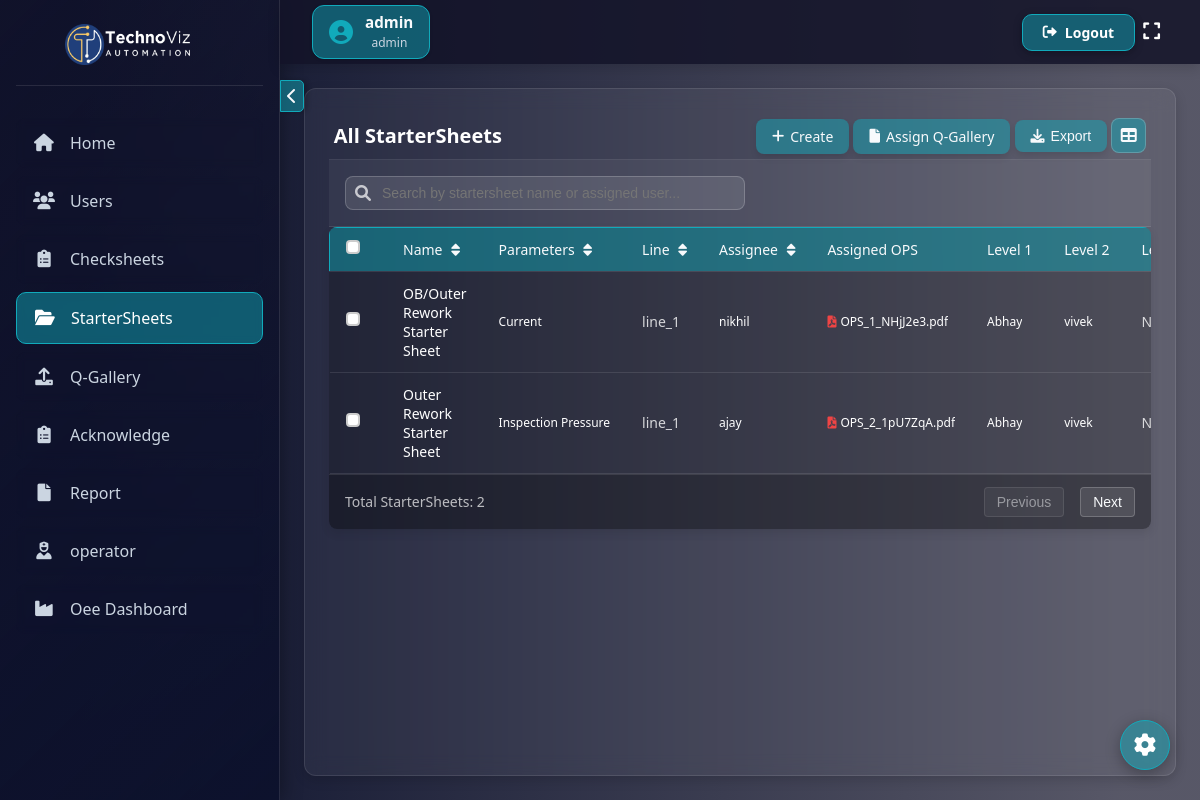
Page /all_startersheet/ (signed in) on the earlier database version.
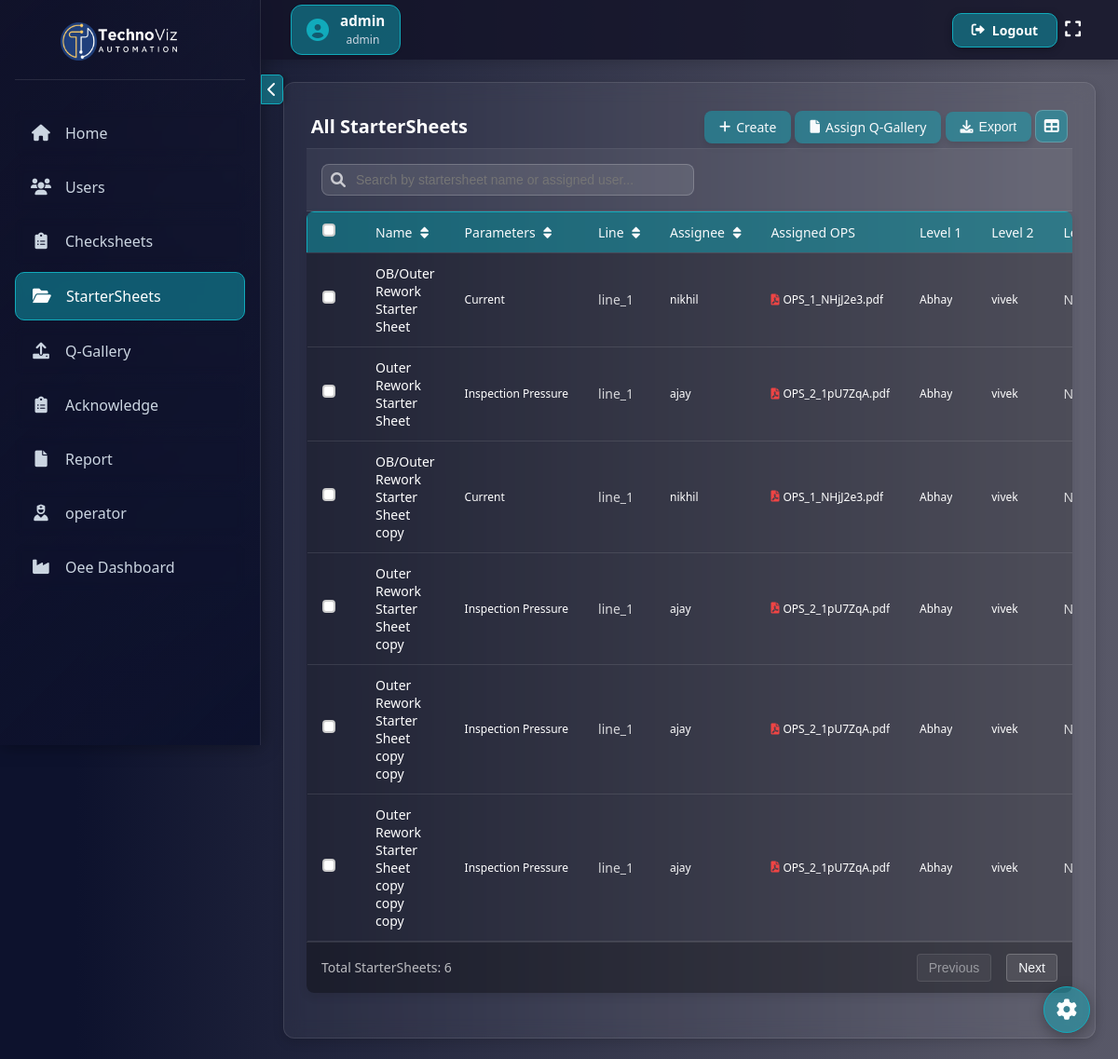
Same page on the later database version.
### checksheet1/models.py (models this page shows, shortened)
class CustomUser(AbstractUser):
    ROLE_CHOICES = [
        ("admin", "Admin"),
        ("quality_incharge", "Quality Incharge"),
        ("shift_incharge", "Shift Incharge"),
        ("operator", "Operator"),
    ]
    username = models.CharField(max_length=150, unique=False)
    employee_id = models.CharField(max_length=20, unique=True)  # New field
    role = models.CharField(max_length=20, choices=ROLE_CHOICES, default="admin")
    phone_number = models.CharField(max_length=15, blank=True, null=True)
    USERNAME_FIELD = "employee_id"  # Use employee_id for authentication
    REQUIRED_FIELDS = ["username", "email"]  # Keep username for internal use

class StarterSheet(models.Model):
    name = models.CharField(max_length=255)
    line = models.CharField(
        max_length=10, choices=[("line_1", "Line 1"), ("line_2", "Line 2")]
    )
    assigned_users = models.ManyToManyField(
        "CustomUser", related_name="assigned_starter_sheets", blank=True
    )
    created_by = models.ForeignKey(
        "CustomUser",
        on_delete=models.SET_NULL,
        null=True,
        related_name="created_starter_sheets",
    )
    created_on = models.DateTimeField(auto_now_add=True)
    level_1_approver = models.ForeignKey(
        "CustomUser",
        on_delete=models.SET_NULL,
        null=True,
        blank=True,
        related_name="level_1_assigned_sheets",
    )
    level_2_approver = models.ForeignKey(
        "CustomUser",
        on_delete=models.SET_NULL,
        null=True,
        blank=True,
        related_name="level_2_assigned_sheets",
    )
    require_level_3_approval = models.BooleanField(
        default=True, help_text="Check if this sheet requires Level 3 approval (admin)"
    )

class StarterZone(models.Model):
    startersheet = models.ForeignKey(
        StarterSheet, on_delete=models.CASCADE, related_name="zones"
    )
    name = models.CharField(max_length=255)
    type = models.CharField(
        max_length=20,
        choices=[("int", "Integer"), ("float", "Float"), ("checkbox", "Checkbox")],
    )
    min_value = models.CharField(null=True, blank=True, max_length=255)
    max_value = models.CharField(null=True, blank=True, max_length=255)
    unit = models.CharField(max_length=50, null=True, blank=True)  # New field for unit
    check_method = models.TextField(null=True, blank=True)  # New field for check method
    image = models.ImageField(upload_to="zone_images/", null=True, blank=True)
    standard = models.CharField(max_length=255, null=True, blank=True)

class POCUpload(models.Model):
    pdf = models.FileField(upload_to=poc_upload_path)
    assigned_startersheets = models.ManyToManyField(
        StarterSheet,
        related_name="assigned_pocs",
        blank=True,
    )

### checksheet1/views.py (the view)
# urls.py: path("all_startersheet/", all_startersheet, name="all_startersheet"),
@login_required
def all_startersheet(request):
    if request.user.role == "admin" or has_page_access(
        request.user, "all_startersheet"
    ):
        checksheets = CheckSheet.objects.all()
        Starter = StarterSheet.objects.prefetch_related("assigned_users", "zones")
    else:
        checksheets = CheckSheet.objects.filter(assigned_users=request.user)
        Starter = StarterSheet.objects.filter(
            assigned_users=request.user
        ).prefetch_related("zones")
    all_users = get_user_model().objects.all()
    return render(
        request,
        "checksheet/all_startersheets.html",
        {
            "Starter": Starter,  # Using 'Starter' instead of 'startersheets'
            "checksheets": checksheets,
            "all_users": all_users,
        },
    )

### checksheet1/templates/checksheet/all_startersheets.html (shortened to what this page needs)
{% extends 'checksheet/base.html' %}
{% load static %}
{% block extra_css %}
<link rel="stylesheet" href="{% static 'css/all_startersheet.css' %}">
{% endblock %}
{% block content %}
<div class="page-container">
    <div class="header">
        <h2 class="page-title">All StarterSheets</h2>
       <div class="header-actions">
            <a href="{% url 'create_startersheet' %}" class="create-btn">
                <i class="fas fa-plus"></i> Create
            </a>
            <a href="{% url 'assign_poc_bulk' %}" class="create-btn">
                <i class="fas fa-file"></i> Assign Q-Gallery
            </a>
            <button id="exportSelectedBtn" class="export-btn create-btn" title="Export Selected">
                <i class="fas fa-download"></i> Export
            </button>
            <button id="viewToggleBtn" class="toggle-btn" title="Toggle View">
                <i class="fas fa-table"></i>
            </button>
        </div>
    </div>
    {% if Starter %}
    <div class="search-container">
        <div class="search-input-container">
            <i class="fas fa-search search-icon"></i>
            <input type="text" id="startersheetSearch" class="search-input" placeholder="Search by startersheet name or assigned user...">
        </div>
    </div>
    <div class="table-responsive">
        <table class="startersheets-container">
            <thead>
                <tr>
                    <th><input type="checkbox" id="selectAll"><label for="selectAll"></label></th>
                    <th class="sortable" data-sort="name">Name <i class="fas fa-sort"></i></th>
                    <th class="sortable" data-sort="parameters">Parameters <i class="fas fa-sort"></i></th>
                    <th class="sortable" data-sort="line">Line <i class="fas fa-sort"></i></th>
                    <th class="sortable" data-sort="users">Assignee <i class="fas fa-sort"></i></th>
                    <th>Assigned OPS</th>
                    <th>Level 1</th>
                    <th>Level 2</th>
                    <th>Level 3</th>
                </tr>
            </thead>
            <tbody id="startersheetTableBody">
                {% for startersheet in Starter %}
                <tr data-id="{{ startersheet.id }}">
                   <td><input type="checkbox" class="startersheet-checkbox" id="checkbox-{{ startersheet.id }}" value="{{ startersheet.id }}"><label for="checkbox-{{ startersheet.id }}"></label></td>
                    <td>
                        <a href="javascript:void(0);" class="startersheet-name" onclick="showDetailModal({{ startersheet.id }})">
                            {{ startersheet.name }}
                        </a>
                    </td>
                    <td class="content-cell">
                        <div class="zone-chips">
                            {% with zones=startersheet.zones.all %}
                                {% if zones|length > 0 %}
                                    {% for zone in zones|slice:":1" %}
                                        <span class="zone-chip">{{ zone.name }}</span>
                                    {% endfor %}
                                {% else %}
                                    <span class="empty-text">No zones</span>
                                {% endif %}
                            {% endwith %}
                        </div>
                    </td>
                    <td class="content-cell">
                        {{ startersheet.line }}
                    </td>
                    <td class="content-cell">
                        <div class="user-chips">
                            {% with users=startersheet.assigned_users.all %}
                                {% if users|length > 0 %}
                                    {% for user in users|slice:":1" %}
                                        <span class="user-chip">{{ user.username }}</span>
                                    {% endfor %}
                                {% endif %}
                            {% endwith %}
                        </div>
                    </td>
                    <td class="content-cell">
                        <div class="poc-links">
                            {% with pocs=startersheet.assigned_pocs.all %}
                                {% if pocs|length > 0 %}
                                    {% for poc in pocs|slice:":1" %}
                                        <a href="javascript:void(0);" class="pdf-link" data-pdf-url="{{ poc.pdf.url }}" data-pdf-name="{{ poc.pdf.name|slice:'9:' }}">
                                            <i class="fas fa-file-pdf"></i>
                                            {{ poc.pdf.name|slice:"9:" }}
                                        </a>
                                    {% endfor %}
                                {% else %}
                                    <span class="empty-text">No OPS assigned</span>
                                {% endif %}
                            {% endwith %}
                        </div>
                    </td>
                    <td class="content-cell">
                        <div class="approver-chips">
                            {% if startersheet.level_1_approver %}
                                <span class="approval-chip">{{ startersheet.level_1_approver.username }}</span>
                            {% else %}
                                <span class="empty-text">Not assigned</span>
                            {% endif %}
                        </div>
                    </td>
                    <td class="content-cell">
                        <div class="approver-chips">
                            {% if startersheet.level_2_approver %}
                                <span class="approval-chip">{{ startersheet.level_2_approver.username }}</span>
                            {% else %}
                                <span class="empty-text">Not assigned</span>
                            {% endif %}
                        </div>
                    </td>
                    <td class="content-cell">
                        {% if startersheet.require_level_3_approval %}
                                Yes
                            {% else %}
                                No
                            {% endif %}
                    </td>
                </tr>
                {% endfor %}
            </tbody>
        </table>
        <div class="pagination" id="startersheetPagination">
            <div class="pagination-info">
                <span>Total StarterSheets: <span id="startersheetCount">{{ Starter|length }}</span></span>
            </div>
            <div class="pagination-controls">
                <button class="pagination-button" id="startersheetPrev" disabled>Previous</button>
                <button class="pagination-button" id="startersheetNext">Next</button>
            </div>
        </div>
    </div>
    {% else %}
    <div class="empty-state">
        <i class="fas fa-folder-open"></i>
        <p>No StarterSheets available</p>
    </div>
    {% endif %}
</div>
{% endblock %}

### checksheet1/templates/checksheet/base.html (shortened to what this page needs)
<!DOCTYPE html>
<html lang="en">
<head>
    {% load custom_tags %}
    {% load static %}
    <link href="https://cdnjs.cloudflare.com/ajax/libs/font-awesome/6.0.0/css/all.min.css" rel="stylesheet">
    <link rel="stylesheet" href="{% static 'css/base.css' %}">
    {% block extra_css %}
  {% endblock%}
</head>
<body>
    {% if request.user.is_authenticated %}
    <nav class="navbar">
        <div class="navbar-left" style="display: flex; align-items: center;">
            <div class="user-info">
                <i class="fas fa-user-circle"></i>
                <div class="user-details">
                    <span class="user-name">{{ request.user.username }}</span>
                    <span class="user-role">{{ request.user.role|default:"No role" }}</span>
                </div>
            </div>
        </div>
        <a href="{% url 'logout' %}" class="logout-btn">
            <i class="fas fa-sign-out-alt"></i>
            Logout
        </a>
         <button class="fullscreen-btn" onclick="toggleFullScreen()" title="Toggle Full Screen">
                <i class="fas fa-expand"></i>
            </button>
    </nav>
    {% endif %}
    <button class="sidebar-toggle" onclick="toggleSidebar()">
        <i class="fas fa-chevron-left"></i>
    </button>
    <div class="sidebar">
        <div class="sidebar-header">
            <h3>
                <img src="{% static 'images/logo.jpg' %}" alt="Expanded Logo" class="sidebar-logo logo-toggle logo-expanded">
            </h3>
        </div>
        {% if request.user.is_authenticated %}
        {% if request.user|has_page_access:"home" %}
        <a href="{% url 'home' %}"><i class="fas fa-home"></i><span class="sidebar-text">Home</span></a>
        {% endif %}
        {% if request.user|has_page_access:"user_list" %}
        <a href="{% url 'user_list' %}"><i class="fas fa-users"></i><span class="sidebar-text">Users</span></a>
        {% endif %}
        {% if request.user|has_page_access:"all_checksheets" %}
        <a href="{% url 'all_checksheets' %}"><i class="fas fa-clipboard-list"></i><span class="sidebar-text">Checksheets</span></a>
        {% endif %}
        {% if request.user|has_page_access:"all_startersheet" %}
        <a href="{% url 'all_startersheet' %}"><i class="fas fa-folder-open"></i><span class="sidebar-text">StarterSheets</span></a>
        {% endif %}
        {% if request.user|has_page_access:"upload_poc" %}
        <a href="{% url 'upload_poc' %}"><i class="fas fa-upload"></i><span class="sidebar-text">Q-Gallery</span></a>
        {% endif %}
        {% if request.user|has_page_access:"acknowledgment_list" %}
        <a href="{% url 'acknowledgment_list' %}"><i class="fas fa-clipboard-list"></i><span class="sidebar-text">Acknowledge</span></a>
        {% endif %}
        {% if request.user|has_page_access:"report" %}
        <a href="{% url 'report' %}"><i class="fas fa-file"></i><span class="sidebar-text">Report</span></a>
        {% endif %}
        <a href="{% url 'operator_dashboard' %}"><i class="fa-solid fa-user-nurse"></i><span class="sidebar-text">operator</span></a>
        <a href="http://abhay188.pythonanywhere.com/"><i class="fa-solid fa-industry"></i><span class="sidebar-text">Oee Dashboard</span></a>
        {% endif %}
    </div>
    <div class="content">
        <div class="content-inner">
            {% block content %}{% endblock %}
        </div>
        <div class="settings-float" id="settingsFloat">
            <i class="fas fa-cog"></i>
        </div>
    </div>
</body>
</html>

Differences in the rows shown:
added StarterSheet: name "OB/Outer Rework Starter Sheet copy", line "line_1", level_1_approver.username "Abhay", level_2_approver.username "vivek", require_level_3_approval "No", CustomUser (username "nikhil")
added StarterZone: name "Current", shown under "OB/Outer Rework Starter Sheet copy"
added POCUpload: pdf.name "OPS_1_NHjJ2e3.pdf", shown under "OB/Outer Rework Starter Sheet copy"
added StarterSheet: name "Outer Rework Starter Sheet copy", line "line_1", level_1_approver.username "Abhay", level_2_approver.username "vivek", require_level_3_approval "No", CustomUser (username "ajay")
added StarterZone: name "Inspection Pressure", shown under "Outer Rework Starter Sheet copy"
added POCUpload: pdf.name "OPS_2_1pU7ZqA.pdf", shown under "Outer Rework Starter Sheet copy"
added StarterSheet: name "Outer Rework Starter Sheet copy copy", line "line_1", level_1_approver.username "Abhay", level_2_approver.username "vivek", require_level_3_approval "No", CustomUser (username "ajay")
added StarterZone: name "Inspection Pressure", shown under "Outer Rework Starter Sheet copy copy"
added POCUpload: pdf.name "OPS_2_1pU7ZqA.pdf", shown under "Outer Rework Starter Sheet copy copy"
added StarterSheet: name "Outer Rework Starter Sheet copy copy copy", line "line_1", level_1_approver.username "Abhay", level_2_approver.username "vivek", require_level_3_approval "No", CustomUser (username "ajay")
added StarterZone: name "Inspection Pressure", shown under "Outer Rework Starter Sheet copy copy copy"
added POCUpload: pdf.name "OPS_2_1pU7ZqA.pdf", shown under "Outer Rework Starter Sheet copy copy copy"
Other differences:
{{ Starter|length }}: "2" → "6"
